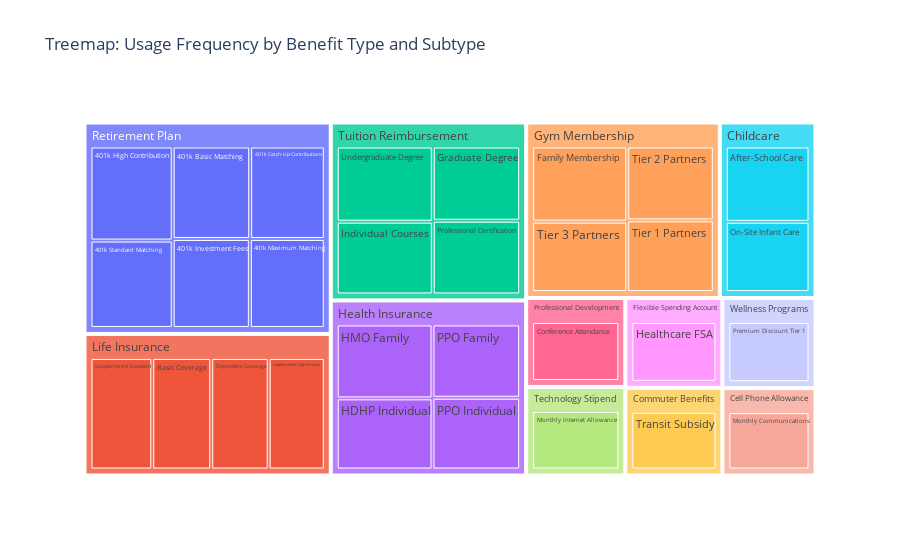
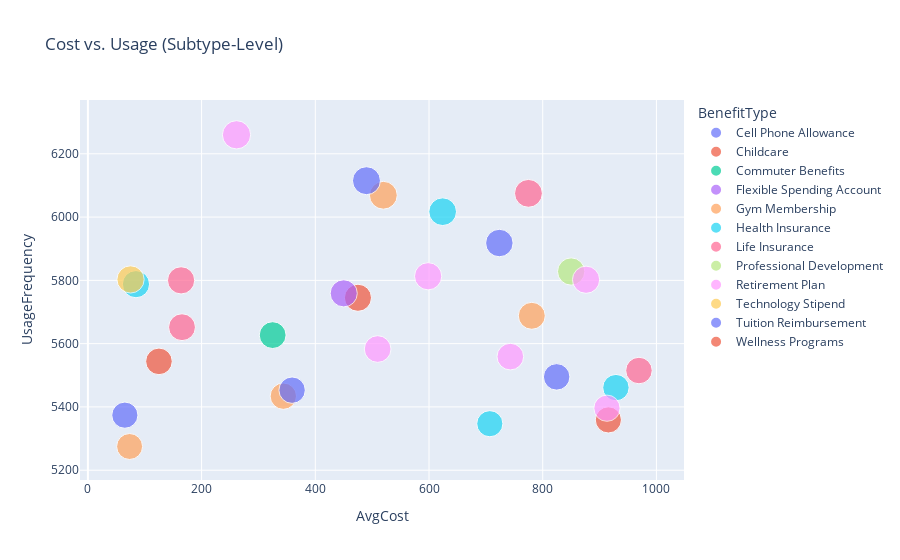

Notebook code cell kept with these figures, in order:
### Code cell
# 2.1.5 Dashboard summary (treemap + scatter)
# Treemap: Usage by BenefitType/SubType
fig_tree = px.treemap(
    util_by_subtype, path=["BenefitType", "BenefitSubType"], values="UsageFrequency",
    title="Treemap: Usage Frequency by Benefit Type and Subtype"
)
fig_tree.show()

# Scatter: BenefitCost vs UsageFrequency (summed by subtype)
cost_by_subtype = (base
    .groupby(["BenefitType", "BenefitSubType"], dropna=False)
    .agg(UsageFrequency=("UsageFrequency", "sum"), AvgCost=("BenefitCost", "mean"))
    .reset_index()
)
fig_scatter = px.scatter(
    cost_by_subtype,
    x="AvgCost", y="UsageFrequency", color="BenefitType", hover_name="BenefitSubType",
    title="Cost vs. Usage (Subtype-Level)",
    size="UsageFrequency"
)
fig_scatter.show()

cost_by_subtype.head()

### Figure 1 — Plotly figure (JSON) as saved in the notebook; plotly's stock layout.template omitted (floating-point values rounded to 4 significant figures)
{"data": [{"branchvalues": "total", "domain": {"x": [0, 1], "y": [0, 1]}, "hovertemplate": "labels=%{label}<br>UsageFrequency=%{value}<br>parent=%{parent}<br>id=%{id}<extra></extra>", "ids": ["Retirement Plan/401k Basic Matching", "Retirement Plan/401k Catch-Up Contributions", "Retirement Plan/401k High Contribution", "Retirement Plan/401k Investment Fees", "Retirement Plan/401k Maximum Matching", "Retirement Plan/401k Standard Matching", "Childcare/After-School Care", "Life Insurance/Basic Coverage", "Professional Development/Conference Attendance", "Life Insurance/Dependent Coverage", "Gym Membership/Family Membership", "Tuition Reimbursement/Graduate Degree", "Health Insurance/HDHP Individual", "Health Insurance/HMO Family", "Flexible Spending Account/Healthcare FSA", "Tuition Reimbursement/Individual Courses", "Cell Phone Allowance/Monthly Communications", "Technology Stipend/Monthly Internet Allowance", "Childcare/On-Site Infant Care", "Health Insurance/PPO Family", "Health Insurance/PPO Individual", "Wellness Programs/Premium Discount Tier 1", "Tuition Reimbursement/Professional Certification", "Life Insurance/Supplemental High Amount", "Life Insurance/Supplemental Standard", "Gym Membership/Tier 1 Partners", "Gym Membership/Tier 2 Partners", "Gym Membership/Tier 3 Partners", "Commuter Benefits/Transit Subsidy", "Tuition Reimbursement/Undergraduate Degree", "Cell Phone Allowance", "Childcare", "Commuter Benefits", "Flexible Spending Account", "Gym Membership", "Health Insurance", "Life Insurance", "Professional Development", "Retirement Plan", "Technology Stipend", "Tuition Reimbursement", "Wellness Programs"], "labels": ["401k Basic Matching", "401k Catch-Up Contributions", "401k High Contribution", "401k Investment Fees", "401k Maximum Matching", "401k Standard Matching", "After-School Care", "Basic Coverage", "Conference Attendance", "Dependent Coverage", "Family Membership", "Graduate Degree", "HDHP Individual", "HMO Family", "Healthcare FSA", "Individual Courses", "Monthly Communications", "Monthly Internet Allowance", "On-Site Infant Care", "PPO Family", "PPO Individual", "Premium Discount Tier 1", "Professional Certification", "Supplemental High Amount", "Supplemental Standard", "Tier 1 Partners", "Tier 2 Partners", "Tier 3 Partners", "Transit Subsidy", "Undergraduate Degree", "Cell Phone Allowance", "Childcare", "Commuter Benefits", "Flexible Spending Account", "Gym Membership", "Health Insurance", "Life Insurance", "Professional Development", "Retirement Plan", "Technology Stipend", "Tuition Reimbursement", "Wellness Programs"], "name": "", "parents": ["Retirement Plan", "Retirement Plan", "Retirement Plan", "Retirement Plan", "Retirement Plan", "Retirement Plan", "Childcare", "Life Insurance", "Professional Development", "Life Insurance", "Gym Membership", "Tuition Reimbursement", "Health Insurance", "Health Insurance", "Flexible Spending Account", "Tuition Reimbursement", "Cell Phone Allowance", "Technology Stipend", "Childcare", "Health Insurance", "Health Insurance", "Wellness Programs", "Tuition Reimbursement", "Life Insurance", "Life Insurance", "Gym Membership", "Gym Membership", "Gym Membership", "Commuter Benefits", "Tuition Reimbursement", "", "", "", "", "", "", "", "", "", "", "", ""], "type": "treemap", "values": [5802, 5583, 6260, 5559, 5396, 5813, 5745, 5800, 5828, 5652, 6069, 5495, 5788, 6017, 5759, 5918, 5374, 5803, 5359, 5461, 5347, 5544, 5453, 5515, 6075, 5275, 5434, 5688, 5627, 6115, 5374, 11104, 5627, 5759, 22466, 22613, 23042, 5828, 34413, 5803, 22981, 5544]}], "layout": {"legend": {"tracegroupgap": 0}, "title": {"text": "Treemap: Usage Frequency by Benefit Type and Subtype"}}}

### Figure 2 — Plotly figure (JSON) as saved in the notebook; plotly's stock layout.template omitted (floating-point values rounded to 4 significant figures)
{"data": [{"hovertemplate": "<b>%{hovertext}</b><br><br>BenefitType=Cell Phone Allowance<br>AvgCost=%{x}<br>UsageFrequency=%{marker.size}<extra></extra>", "hovertext": ["Monthly Communications"], "legendgroup": "Cell Phone Allowance", "marker": {"color": "#636efa", "size": [5374], "sizemode": "area", "sizeref": 15.65, "symbol": "circle"}, "mode": "markers", "name": "Cell Phone Allowance", "orientation": "v", "showlegend": true, "type": "scatter", "x": [65], "xaxis": "x", "y": [5374], "yaxis": "y"}, {"hovertemplate": "<b>%{hovertext}</b><br><br>BenefitType=Childcare<br>AvgCost=%{x}<br>UsageFrequency=%{marker.size}<extra></extra>", "hovertext": ["After-School Care", "On-Site Infant Care"], "legendgroup": "Childcare", "marker": {"color": "#EF553B", "size": [5745, 5359], "sizemode": "area", "sizeref": 15.65, "symbol": "circle"}, "mode": "markers", "name": "Childcare", "orientation": "v", "showlegend": true, "type": "scatter", "x": [475, 915.5], "xaxis": "x", "y": [5745, 5359], "yaxis": "y"}, {"hovertemplate": "<b>%{hovertext}</b><br><br>BenefitType=Commuter Benefits<br>AvgCost=%{x}<br>UsageFrequency=%{marker.size}<extra></extra>", "hovertext": ["Transit Subsidy"], "legendgroup": "Commuter Benefits", "marker": {"color": "#00cc96", "size": [5627], "sizemode": "area", "sizeref": 15.65, "symbol": "circle"}, "mode": "markers", "name": "Commuter Benefits", "orientation": "v", "showlegend": true, "type": "scatter", "x": [325], "xaxis": "x", "y": [5627], "yaxis": "y"}, {"hovertemplate": "<b>%{hovertext}</b><br><br>BenefitType=Flexible Spending Account<br>AvgCost=%{x}<br>UsageFrequency=%{marker.size}<extra></extra>", "hovertext": ["Healthcare FSA"], "legendgroup": "Flexible Spending Account", "marker": {"color": "#ab63fa", "size": [5759], "sizemode": "area", "sizeref": 15.65, "symbol": "circle"}, "mode": "markers", "name": "Flexible Spending Account", "orientation": "v", "showlegend": true, "type": "scatter", "x": [450], "xaxis": "x", "y": [5759], "yaxis": "y"}, {"hovertemplate": "<b>%{hovertext}</b><br><br>BenefitType=Gym Membership<br>AvgCost=%{x}<br>UsageFrequency=%{marker.size}<extra></extra>", "hovertext": ["Family Membership", "Tier 1 Partners", "Tier 2 Partners", "Tier 3 Partners"], "legendgroup": "Gym Membership", "marker": {"color": "#FFA15A", "size": [6069, 5275, 5434, 5688], "sizemode": "area", "sizeref": 15.65, "symbol": "circle"}, "mode": "markers", "name": "Gym Membership", "orientation": "v", "showlegend": true, "type": "scatter", "x": [519.7, 73.36, 343.7, 780.8], "xaxis": "x", "y": [6069, 5275, 5434, 5688], "yaxis": "y"}, {"hovertemplate": "<b>%{hovertext}</b><br><br>BenefitType=Health Insurance<br>AvgCost=%{x}<br>UsageFrequency=%{marker.size}<extra></extra>", "hovertext": ["HDHP Individual", "HMO Family", "PPO Family", "PPO Individual"], "legendgroup": "Health Insurance", "marker": {"color": "#19d3f3", "size": [5788, 6017, 5461, 5347], "sizemode": "area", "sizeref": 15.65, "symbol": "circle"}, "mode": "markers", "name": "Health Insurance", "orientation": "v", "showlegend": true, "type": "scatter", "x": [84.55, 624, 928.8, 706.9], "xaxis": "x", "y": [5788, 6017, 5461, 5347], "yaxis": "y"}, {"hovertemplate": "<b>%{hovertext}</b><br><br>BenefitType=Life Insurance<br>AvgCost=%{x}<br>UsageFrequency=%{marker.size}<extra></extra>", "hovertext": ["Basic Coverage", "Dependent Coverage", "Supplemental High Amount", "Supplemental Standard"], "legendgroup": "Life Insurance", "marker": {"color": "#FF6692", "size": [5800, 5652, 5515, 6075], "sizemode": "area", "sizeref": 15.65, "symbol": "circle"}, "mode": "markers", "name": "Life Insurance", "orientation": "v", "showlegend": true, "type": "scatter", "x": [163.9, 165.5, 969.3, 774.9], "xaxis": "x", "y": [5800, 5652, 5515, 6075], "yaxis": "y"}, {"hovertemplate": "<b>%{hovertext}</b><br><br>BenefitType=Professional Development<br>AvgCost=%{x}<br>UsageFrequency=%{marker.size}<extra></extra>", "hovertext": ["Conference Attendance"], "legendgroup": "Professional Development", "marker": {"color": "#B6E880", "size": [5828], "sizemode": "area", "sizeref": 15.65, "symbol": "circle"}, "mode": "markers", "name": "Professional Development", "orientation": "v", "showlegend": true, "type": "scatter", "x": [850], "xaxis": "x", "y": [5828], "yaxis": "y"}, {"hovertemplate": "<b>%{hovertext}</b><br><br>BenefitType=Retirement Plan<br>AvgCost=%{x}<br>UsageFrequency=%{marker.size}<extra></extra>", "hovertext": ["401k Basic Matching", "401k Catch-Up Contributions", "401k High Contribution", "401k Investment Fees", "401k Maximum Matching", "401k Standard Matching"], "legendgroup": "Retirement Plan", "marker": {"color": "#FF97FF", "size": [5802, 5583, 6260, 5559, 5396, 5813], "sizemode": "area", "sizeref": 15.65, "symbol": "circle"}, "mode": "markers", "name": "Retirement Plan", "orientation": "v", "showlegend": true, "type": "scatter", "x": [876.2, 509.6, 261.4, 743.0, 913.0, 598.4], "xaxis": "x", "y": [5802, 5583, 6260, 5559, 5396, 5813], "yaxis": "y"}, {"hovertemplate": "<b>%{hovertext}</b><br><br>BenefitType=Technology Stipend<br>AvgCost=%{x}<br>UsageFrequency=%{marker.size}<extra></extra>", "hovertext": ["Monthly Internet Allowance"], "legendgroup": "Technology Stipend", "marker": {"color": "#FECB52", "size": [5803], "sizemode": "area", "sizeref": 15.65, "symbol": "circle"}, "mode": "markers", "name": "Technology Stipend", "orientation": "v", "showlegend": true, "type": "scatter", "x": [75], "xaxis": "x", "y": [5803], "yaxis": "y"}, {"hovertemplate": "<b>%{hovertext}</b><br><br>BenefitType=Tuition Reimbursement<br>AvgCost=%{x}<br>UsageFrequency=%{marker.size}<extra></extra>", "hovertext": ["Graduate Degree", "Individual Courses", "Professional Certification", "Undergraduate Degree"], "legendgroup": "Tuition Reimbursement", "marker": {"color": "#636efa", "size": [5495, 5918, 5453, 6115], "sizemode": "area", "sizeref": 15.65, "symbol": "circle"}, "mode": "markers", "name": "Tuition Reimbursement", "orientation": "v", "showlegend": true, "type": "scatter", "x": [824.5, 723.7, 359.2, 490.0], "xaxis": "x", "y": [5495, 5918, 5453, 6115], "yaxis": "y"}, {"hovertemplate": "<b>%{hovertext}</b><br><br>BenefitType=Wellness Programs<br>AvgCost=%{x}<br>UsageFrequency=%{marker.size}<extra></extra>", "hovertext": ["Premium Discount Tier 1"], "legendgroup": "Wellness Programs", "marker": {"color": "#EF553B", "size": [5544], "sizemode": "area", "sizeref": 15.65, "symbol": "circle"}, "mode": "markers", "name": "Wellness Programs", "orientation": "v", "showlegend": true, "type": "scatter", "x": [125], "xaxis": "x", "y": [5544], "yaxis": "y"}], "layout": {"legend": {"itemsizing": "constant", "title": {"text": "BenefitType"}, "tracegroupgap": 0}, "title": {"text": "Cost vs. Usage (Subtype-Level)"}, "xaxis": {"anchor": "y", "domain": [0, 1], "title": {"text": "AvgCost"}}, "yaxis": {"anchor": "x", "domain": [0, 1], "title": {"text": "UsageFrequency"}}}}
